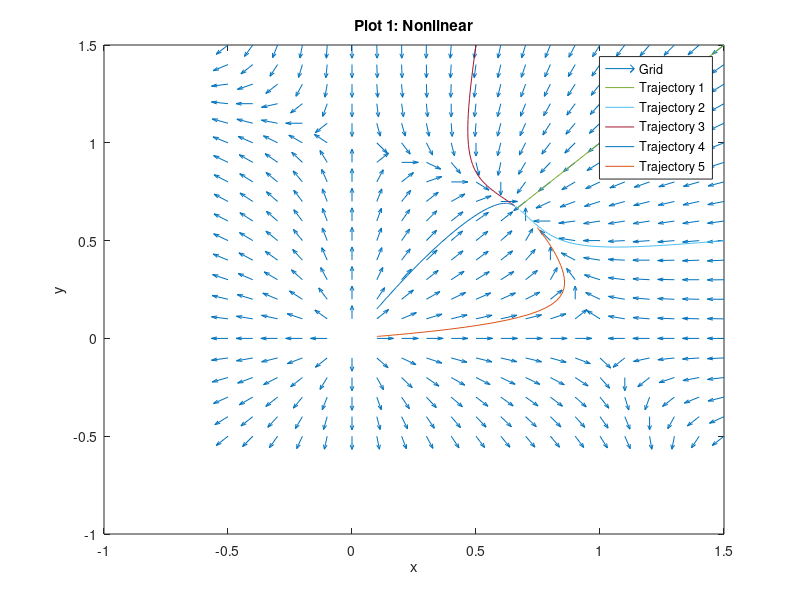
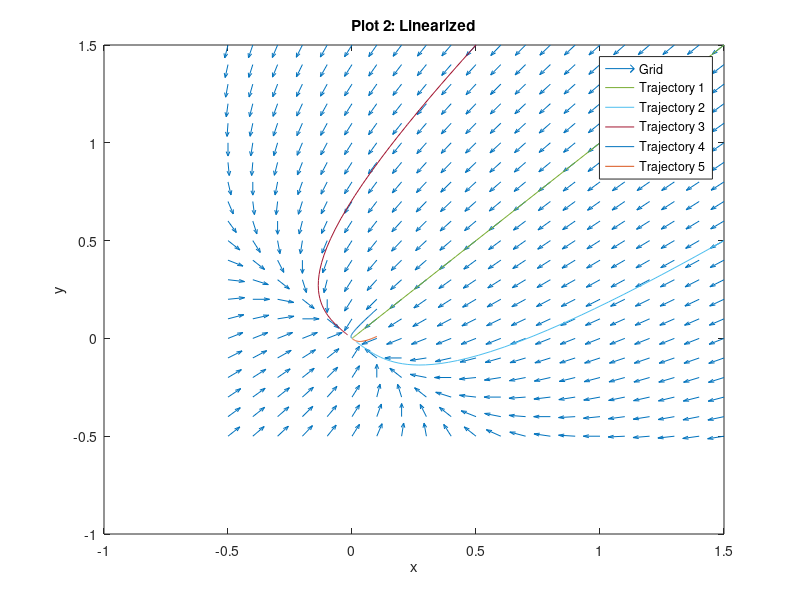

Reproduce these figures in MATLAB, in order.
% Makenzie Brian
% October 2018
% ME 531
% Homework 2

% Problem 2
% Part a
% make grid of points
[x, y] = meshgrid(-.5:.1:1.5,-.5:.1:1.5);

% system of equations
dx = 2.*x -2.*x.*x -x.*y
dy = 2.*y -x.*y -2.*y.*y

L = sqrt(dx.^2+dy.^2); 

% grid of arrows to show system
quiver(x, y, dx./L, dy./L, 0.5)


f = @(t,q) [2*q(1)-2*q(1)*q(1)-q(1)*q(2); 2*q(2)-q(1)*q(2)-2*q(2)*q(2)];

% for ode45
span = [0,5];

hold on

% Plot 5 trajectories based on different initial conditions
% IC: 1.5, 1.5
[T,Y] = ode45(f,span,[1.5,1.5]);
plot(Y(:,1),Y(:,2))
% IC: 1.5, 0.5
[T,Y] = ode45(f,span,[1.5,0.5]);
plot(Y(:,1),Y(:,2))
% IC: 0.5, 1.5
[T,Y] = ode45(f,span,[0.5,1.5]);
plot(Y(:,1),Y(:,2))
% IC: 0.1, 0.15
[T,Y] = ode45(f,span,[0.1,0.15]);
plot(Y(:,1),Y(:,2))
% IC: 0.1, 0.01
[T,Y] = ode45(f,span,[0.1,0.01]);
plot(Y(:,1),Y(:,2))

title('Plot 1: Nonlinear');
legend('Grid', 'Trajectory 1', 'Trajectory 2', 'Trajectory 3', 'Trajectory 4', 'Trajectory 5');
xlabel('x'), ylabel('y');

figure

% Part b
% system of equations of Jacobian Linearization
dx = -4/3 .*x - 2/3 .*y;
dy = -2/3 .*x - 4/3 .*y;

L = sqrt(dx.^2+dy.^2); 

% grid of arrows to show system
quiver(x, y, dx./L, dy./L, 0.5)

f = @(t,q) [(-4/3)*q(1)-(2/3)*q(2); (-2/3)*q(1)-(4/3)*q(2)];

% for ode45
span = [0,5];

hold on

% Plot 5 trajectories based on different initial conditions
% IC: 1.5, 1.5
[T,Y] = ode45(f,span,[1.5,1.5]);
plot(Y(:,1),Y(:,2))
% IC: 1.5, 0.5
[T,Y] = ode45(f,span,[1.5,0.5]);
plot(Y(:,1),Y(:,2))
% IC: 0.5, 1.5
[T,Y] = ode45(f,span,[0.5,1.5]);
plot(Y(:,1),Y(:,2))
% IC: 0.1, 0.15
[T,Y] = ode45(f,span,[0.1,0.15]);
plot(Y(:,1),Y(:,2))
% IC: 0.1, 0.01
[T,Y] = ode45(f,span,[0.1,0.01]);
plot(Y(:,1),Y(:,2))

title('Plot 2: Linearized');
legend('Grid', 'Trajectory 1', 'Trajectory 2', 'Trajectory 3', 'Trajectory 4', 'Trajectory 5');
xlabel('x'), ylabel('y')
